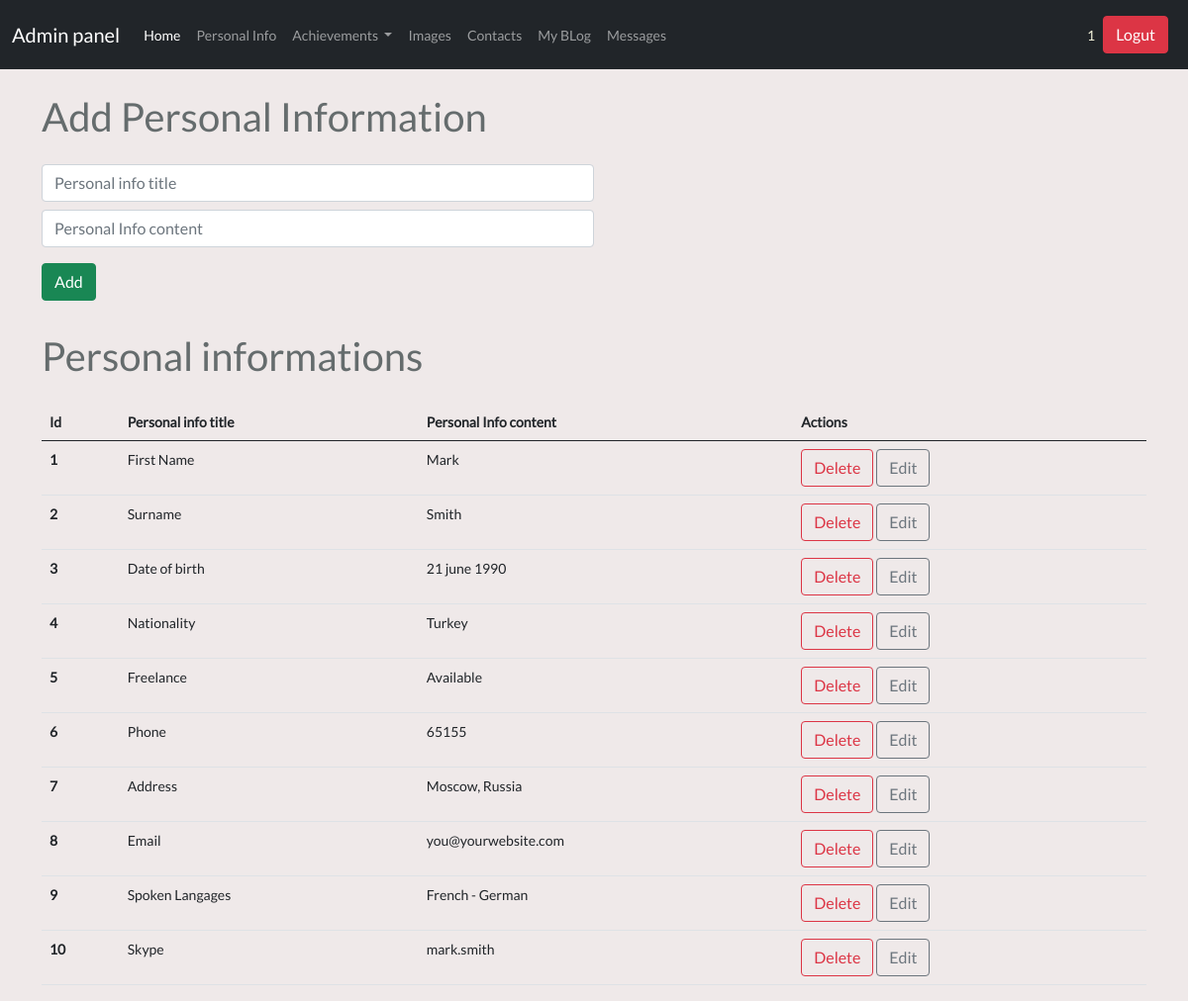
Page /admin/persinfo (signed in) on the earlier database version.
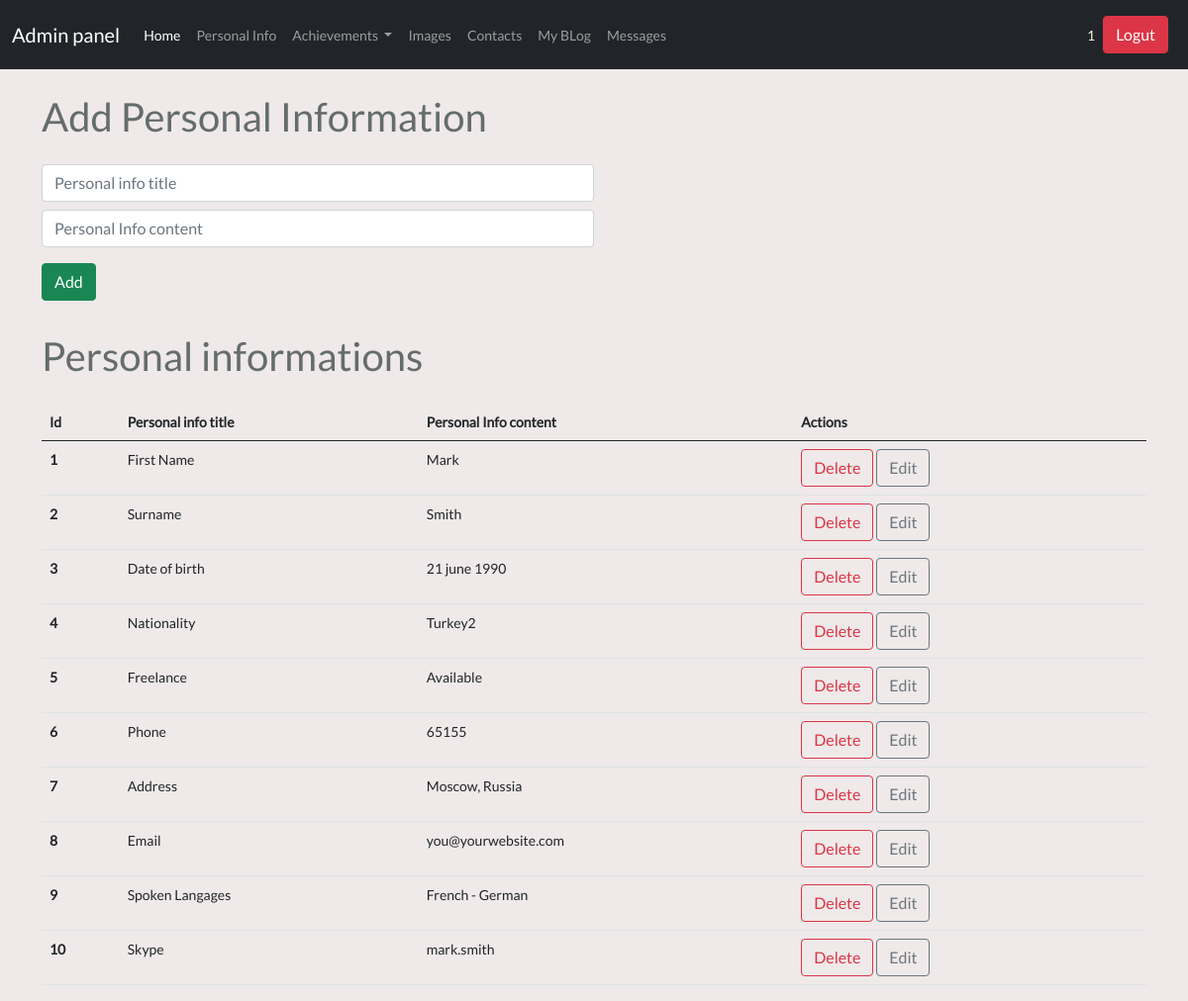
Same page on the later database version.
### tables this page shows
CREATE TABLE persoinfo (
	id INTEGER NOT NULL, 
	pers_info_title VARCHAR(50), 
	pers_info_content VARCHAR(50), 
	PRIMARY KEY (id)
);

### controllers/admin/persinfo.py (the view, shortened to what this page needs)
@app.route('/admin/persinfo',methods=["GET","POST"])
@login_required
def admin_persinfo_index():
    from run import db
    from models import Persoinfo
    persoinfos=Persoinfo.query.all()
    return render_template ("admin/persinfo.html" ,persoinfos=persoinfos)

### controllers/admin/main.py (called while the page is built)
@app.before_request
def before_request():
    g.user = current_user

### run.py (called while the page is built)
@login_manager.user_loader
def load_user(user_id):
    from models import User
    return User.query.get(user_id)

### templates/admin/persinfo.html (shortened to what this page needs)
{% extends 'admin/dashboard.html' %} {% block content %}
<div class="container">
  <h1 class="adminpage ml-4 mt-4">Add Personal Information</h1>
  <form
    action="/admin/persinfo"
    method="POST"
    class="w-50 ml-4 mt-4"
    enctype="multipart/form-data"
  >
    <input
      type="text"
      name="pers_info_title"
      class="form-control my-2"
      placeholder="Personal info title"
    />
    <input
      type="text"
      name="pers_info_content"
      class="form-control my-2"
      placeholder="Personal Info content"
    />
    <input type="submit" class="btn btn-success my-2" value="Add" />
  </form>
  <h1 class="adminpage ml-4 mt-4">Personal informations</h1>
  {% if persoinfos %}
  <table class="table table-hover mt-4 ml-4">
    <thead>
      <tr>
        <th scope="col">Id</th>
        <th scope="col">Personal info title</th>
        <th scope="col">Personal Info content</th>
        <th scope="col">Actions</th>
      </tr>
    </thead>
    <tbody>
      {% for persoinfo in persoinfos %}
      <tr>
        <th scope="row">{{persoinfo.id}}</th>
        <td>{{persoinfo.pers_info_title}}</td>
        <td>{{persoinfo.pers_info_content}}</td>
        <td>
          <a href="/delete/{{persoinfo.id}}" class="btn btn-outline-danger"
            >Delete</a
          >
          <a
            href="/updatepersinfo/{{persoinfo.id}}"
            class="btn btn-outline-secondary"
            >Edit</a
          >
        </td>
      </tr>
      {% endfor %}
    </tbody>
  </table>
  {% endif %}
</div>
{% endblock %}

Differences in the rows shown:
changed persoinfo "Nationality": pers_info_content "Turkey" → "Turkey2"
